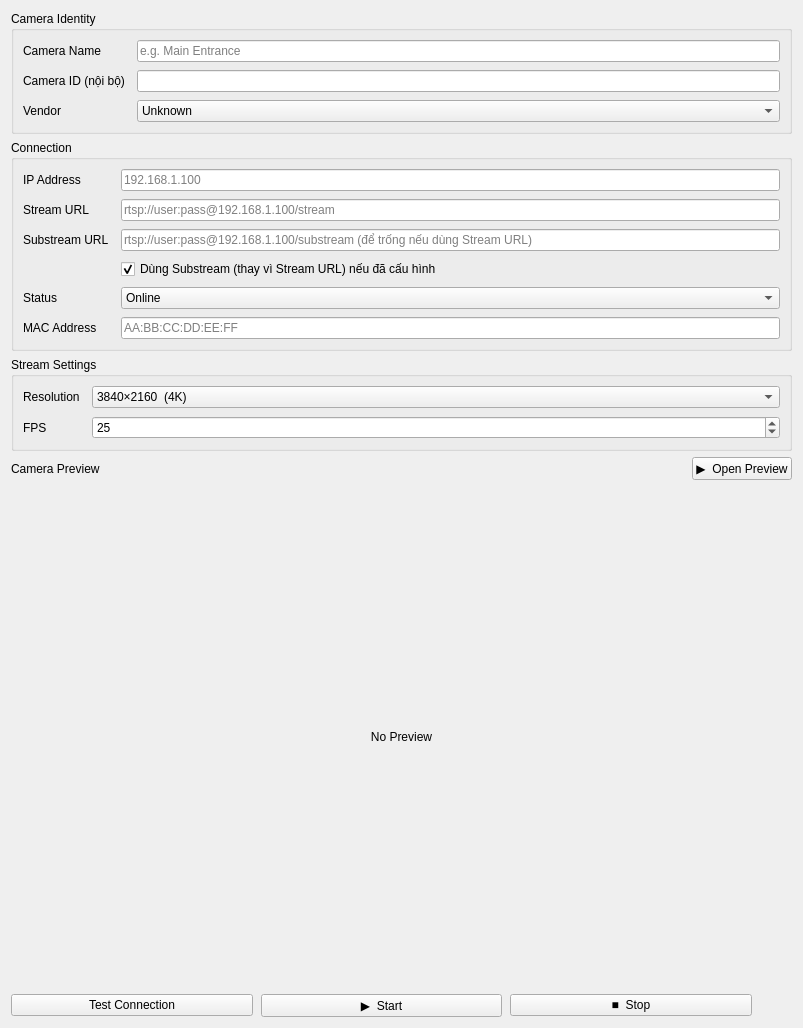
             <widget class="QWidget" name="scroll_basic_contents">
              <property name="geometry">
               <rect>
                <x>0</x>
                <y>0</y>
                <width>803</width>
                <height>700</height>
               </rect>
              </property>
              <layout class="QVBoxLayout" name="verticalLayout">
               <item>
                <widget class="QGroupBox" name="group_basic_identity">
                 <property name="title">
                  <string>Camera Identity</string>
                 </property>
                 <layout class="QFormLayout" name="form_basic_identity">
                  <property name="labelAlignment">
                   <set>Qt::AlignLeading</set>
                  </property>
                  <property name="horizontalSpacing">
                   <number>12</number>
                  </property>
                  <property name="verticalSpacing">
                   <number>8</number>
                  </property>
                  <property name="contentsMargins" stdset="0">
                   <number>12</number>
                  </property>
                  <item row="0" column="0">
                   <widget class="QLabel" name="lbl_camera_name">
                    <property name="text">
                     <string>Camera Name</string>
                    </property>
                   </widget>
                  </item>
                  <item row="0" column="1">
                   <widget class="QLineEdit" name="edit_camera_name">
                    <property name="placeholderText">
                     <string>e.g. Main Entrance</string>
                    </property>
                   </widget>
                  </item>
                  <item row="1" column="0">
                   <widget class="QLabel" name="lbl_camera_id">
                    <property name="text">
                     <string>Camera ID (nội bộ)</string>
                    </property>
                   </widget>
                  </item>
                  <item row="1" column="1">
                   <widget class="QLineEdit" name="edit_camera_id">
                    <property name="readOnly">
                     <bool>true</bool>
                    </property>
                    <property name="toolTip">
                     <string>ID nội bộ app tự sinh, dùng làm khoá tra cứu camera trong DeviceManager - không sửa được, và KHÔNG phải camera_id gửi lên web server (xem field "MAC Address" bên dưới cho việc đó).</string>
                    </property>
                   </widget>
                  </item>
                  <item row="2" column="0">
                   <widget class="QLabel" name="lbl_vendor">
                    <property name="text">
                     <string>Vendor</string>
                    </property>
                   </widget>
                  </item>
                  <item row="2" column="1">
                   <widget class="QComboBox" name="combo_vendor">
                    <item>
                     <property name="text">
                      <string>Unknown</string>
                     </property>
                    </item>
                    <item>
                     <property name="text">
                      <string>Hikvision</string>
                     </property>
                    </item>
                    <item>
                     <property name="text">
                      <string>Dahua</string>
                     </property>
                    </item>
                    <item>
                     <property name="text">
                      <string>Axis</string>
                     </property>
                    </item>
                    <item>
                     <property name="text">
                      <string>Bosch</string>
                     </property>
                    </item>
                    <item>
                     <property name="text">
                      <string>Other</string>
                     </property>
                    </item>
                   </widget>
                  </item>
                 </layout>
                </widget>
               </item>
               <item>
                <widget class="QGroupBox" name="group_basic_connection">
                 <property name="title">
                  <string>Connection</string>
                 </property>
                 <layout class="QFormLayout" name="form_basic_connection">
                  <property name="labelAlignment">
                   <set>Qt::AlignLeading</set>
                  </property>
                  <property name="horizontalSpacing">
                   <number>12</number>
                  </property>
                  <property name="verticalSpacing">
                   <number>8</number>
                  </property>
                  <property name="contentsMargins" stdset="0">
                   <number>12</number>
                  </property>
                  <item row="0" column="0">
                   <widget class="QLabel" name="lbl_ip_address">
                    <property name="text">
                     <string>IP Address</string>
                    </property>
                   </widget>
                  </item>
                  <item row="0" column="1">
                   <widget class="QLineEdit" name="edit_ip_address">
                    <property name="placeholderText">
                     <string>192.168.1.100</string>
                    </property>
                   </widget>
                  </item>
                  <item row="1" column="0">
                   <widget class="QLabel" name="lbl_stream_url">
                    <property name="text">
                     <string>Stream URL</string>
                    </property>
                   </widget>
                  </item>
                  <item row="1" column="1">
                   <widget class="QLineEdit" name="edit_stream_url">
                    <property name="placeholderText">
                     <string>rtsp://user:pass@192.168.1.100/stream</string>
                    </property>
                   </widget>
                  </item>
                  <item row="2" column="0">
                   <widget class="QLabel" name="lbl_substream_url">
                    <property name="text">
                     <string>Substream URL</string>
                    </property>
                   </widget>
                  </item>
                  <item row="2" column="1">
                   <widget class="QLineEdit" name="edit_substream_url">
                    <property name="placeholderText">
                     <string>rtsp://user:pass@192.168.1.100/substream (để trống nếu dùng Stream URL)</string>
                    </property>
                    <property name="toolTip">
                     <string>Luồng phụ (độ phân giải thấp) dùng cho AI + xem trực tiếp thay vì Stream URL - giảm băng thông/CPU decode, không ảnh hưởng độ chính xác AI vì đã tự resize xuống &lt;=640px. Để trống để dùng Stream URL (mainstream) như trước.</string>
                    </property>
                   </widget>
                  </item>
                  <item row="3" column="1">
                   <widget class="QCheckBox" name="check_use_substream">
                    <property name="text">
                     <string>Dùng Substream (thay vì Stream URL) nếu đã cấu hình</string>
                    </property>
                    <property name="toolTip">
                     <string>Bỏ tick để tạm dùng lại Stream URL (mainstream) mà không cần xoá Substream URL đã lưu.</string>
                    </property>
                    <property name="checked">
                     <bool>true</bool>
                    </property>
                   </widget>
                  </item>
                  <item row="4" column="0">
                   <widget class="QLabel" name="lbl_status">
                    <property name="text">
                     <string>Status</string>
                    </property>
                   </widget>
                  </item>
                  <item row="4" column="1">
                   <widget class="QComboBox" name="combo_status">
                    <item>
                     <property name="text">
                      <string>Online</string>
                     </property>
                    </item>
                    <item>
                     <property name="text">
                      <string>Offline</string>
                     </property>
                    </item>
                    <item>
                     <property name="text">
                      <string>Error</string>
                     </property>
                    </item>
                   </widget>
                  </item>
                  <item row="5" column="0">
                   <widget class="QLabel" name="lbl_mac_address">
                    <property name="text">
                     <string>MAC Address</string>
                    </property>
                   </widget>
                  </item>
                  <item row="5" column="1">
                   <widget class="QLineEdit" name="edit_mac_address">
                    <property name="placeholderText">
                     <string>AA:BB:CC:DD:EE:FF</string>
                    </property>
                    <property name="toolTip">
                     <string>Đây mới là camera_id thật sự gửi lên web server (khớp với camera đã đăng ký sẵn bên đó theo MAC, KHÁC "Camera ID" nội bộ ở trên) - tự điền khi quét ARP (camera IP), hoặc nhập tay nếu không quét được/camera USB. Để trống = không gửi sự kiện/chấm công của camera này lên web.</string>
                    </property>
                   </widget>
                  </item>
                 </layout>
                </widget>
               </item>
               <item>
                <widget class="QGroupBox" name="group_basic_stream">
                 <property name="title">
                  <string>Stream Settings</string>
                 </property>
                 <layout class="QFormLayout" name="form_basic_stream">
                  <property name="labelAlignment">
                   <set>Qt::AlignLeading</set>
                  </property>
                  <property name="horizontalSpacing">
                   <number>12</number>
                  </property>
                  <property name="verticalSpacing">
                   <number>8</number>
                  </property>
                  <property name="contentsMargins" stdset="0">
                   <number>12</number>
                  </property>
                  <item row="0" column="0">
                   <widget class="QLabel" name="lbl_resolution">
                    <property name="text">
                     <string>Resolution</string>
                    </property>
                   </widget>
                  </item>
                  <item row="0" column="1">
                   <widget class="QComboBox" name="combo_resolution">
                    <property name="toolTip">
                     <string>Giới hạn độ phân giải HIỂN THỊ tối đa (không đổi độ phân giải AI dùng để detect). Camera nguồn có resolution cao hơn mức chọn sẽ được downscale trước khi hiển thị để đỡ lag - chọn 4K = không giới hạn. Với camera USB, còn yêu cầu camera capture đúng resolution này (cần Stop/Start lại camera mới áp dụng); IP/RTSP thì camera server quyết định, không set được.</string>
                    </property>
                    <item>
                     <property name="text">
                      <string>3840×2160  (4K)</string>
                     </property>
                    </item>
                    <item>
                     <property name="text">
                      <string>1920×1080  (1080p)</string>
                     </property>
                    </item>
                    <item>
                     <property name="text">
                      <string>1280×720   (720p)</string>
                     </property>
                    </item>
                    <item>
                     <property name="text">
                      <string>640×480    (VGA)</string>
                     </property>
                    </item>
                   </widget>
                  </item>
                  <item row="1" column="0">
                   <widget class="QLabel" name="lbl_fps">
                    <property name="text">
                     <string>FPS</string>
                    </property>
                   </widget>
                  </item>
                  <item row="1" column="1">
                   <widget class="QSpinBox" name="spin_fps">
                    <property name="toolTip">
                     <string>Giới hạn tốc độ HIỂN THỊ (số khung hình/giây gửi lên xem) - không giới hạn tốc độ AI xử lý (xem "AI FPS Limit" ở tab AI). Có hiệu lực ngay, không cần Stop/Start lại.</string>
                    </property>
                    <property name="minimum">
                     <number>1</number>
                    </property>
                    <property name="maximum">
                     <number>120</number>
                    </property>
                    <property name="value">
                     <number>25</number>
                    </property>
                   </widget>
                  </item>
                 </layout>
                </widget>
               </item>
               <item>
                <layout class="QVBoxLayout" name="layout_basic_preview_col">
                 <property name="spacing">
                  <number>8</number>
                 </property>
                 <item>
                  <layout class="QHBoxLayout" name="layout_preview_header">
                   <item>
                    <widget class="QLabel" name="lbl_preview_title">
                     <property name="text">
                      <string>Camera Preview</string>
                     </property>
                    </widget>
                   </item>
                   <item>
                    <spacer>
                     <property name="orientation">
                      <enum>Qt::Horizontal</enum>
                     </property>
                     <property name="sizeHint" stdset="0">
                      <size>
                       <width>40</width>
                       <height>20</height>
                      </size>
                     </property>
                    </spacer>
                   </item>
                   <item>
                    <widget class="QPushButton" name="btn_toggle_preview">
                     <property name="checkable">
                      <bool>true</bool>
                     </property>
                     <property name="text">
                      <string>▶  Open Preview</string>
                     </property>
                    </widget>
                   </item>
                  </layout>
                 </item>
                 <item>
                  <widget class="QFrame" name="frame_camera_preview">
                   <property name="sizePolicy">
                    <sizepolicy hsizetype="Expanding" vsizetype="Expanding">
                     <horstretch>0</horstretch>
                     <verstretch>1</verstretch>
                    </sizepolicy>
                   </property>
                   <property name="minimumSize">
                    <size>
                     <width>640</width>
                     <height>480</height>
                    </size>
                   </property>
                   <property name="frameShape">
                    <enum>QFrame::NoFrame</enum>
                   </property>
                   <layout class="QVBoxLayout" name="layout_preview_inner">
                    <item>
                     <widget class="QLabel" name="lbl_preview_placeholder">
                      <property name="sizePolicy">
                       <sizepolicy hsizetype="Expanding" vsizetype="Expanding">
                        <horstretch>0</horstretch>
                        <verstretch>0</verstretch>
                       </sizepolicy>
                      </property>
                      <property name="minimumSize">
                       <size>
                        <width>640</width>
                        <height>480</height>
                       </size>
                      </property>
                      <property name="alignment">
                       <set>Qt::AlignCenter</set>
                      </property>
                      <property name="text">
                       <string>No Preview</string>
                      </property>
                     </widget>
                    </item>
                   </layout>
                  </widget>
                 </item>
                </layout>
               </item>
               <item>
                <widget class="QLabel" name="lbl_ai_summary">
                 <property name="text">
                  <string/>
                 </property>
                 <property name="styleSheet">
                  <string>font-weight:600;</string>
                 </property>
                 <property name="wordWrap">
                  <bool>true</bool>
                 </property>
                </widget>
               </item>
               <item>
                <layout class="QHBoxLayout" name="layout_basic_actions">
                 <property name="spacing">
                  <number>8</number>
                 </property>
                 <item>
                  <widget class="QPushButton" name="btn_test_connection">
                   <property name="text">
                    <string>Test Connection</string>
                   </property>
                  </widget>
                 </item>
                 <item>
                  <widget class="QPushButton" name="btn_start_device">
                   <property name="text">
                    <string>▶  Start</string>
                   </property>
                  </widget>
                 </item>
                 <item>
                  <widget class="QPushButton" name="btn_stop_device">
                   <property name="text">
                    <string>■  Stop</string>
                   </property>
                  </widget>
                 </item>
                 <item>
                  <spacer>
                   <property name="orientation">
                    <enum>Qt::Vertical</enum>
                   </property>
                   <property name="sizeHint" stdset="0">
                    <size>
                     <width>40</width>
                     <height>20</height>
                    </size>
                   </property>
                  </spacer>
                 </item>
                </layout>
               </item>
               <item>
                <spacer>
                 <property name="orientation">
                  <enum>Qt::Vertical</enum>
                 </property>
                 <property name="sizeHint" stdset="0">
                  <size>
                   <width>20</width>
                   <height>116</height>
                  </size>
                 </property>
                </spacer>
               </item>
              </layout>
             </widget>
